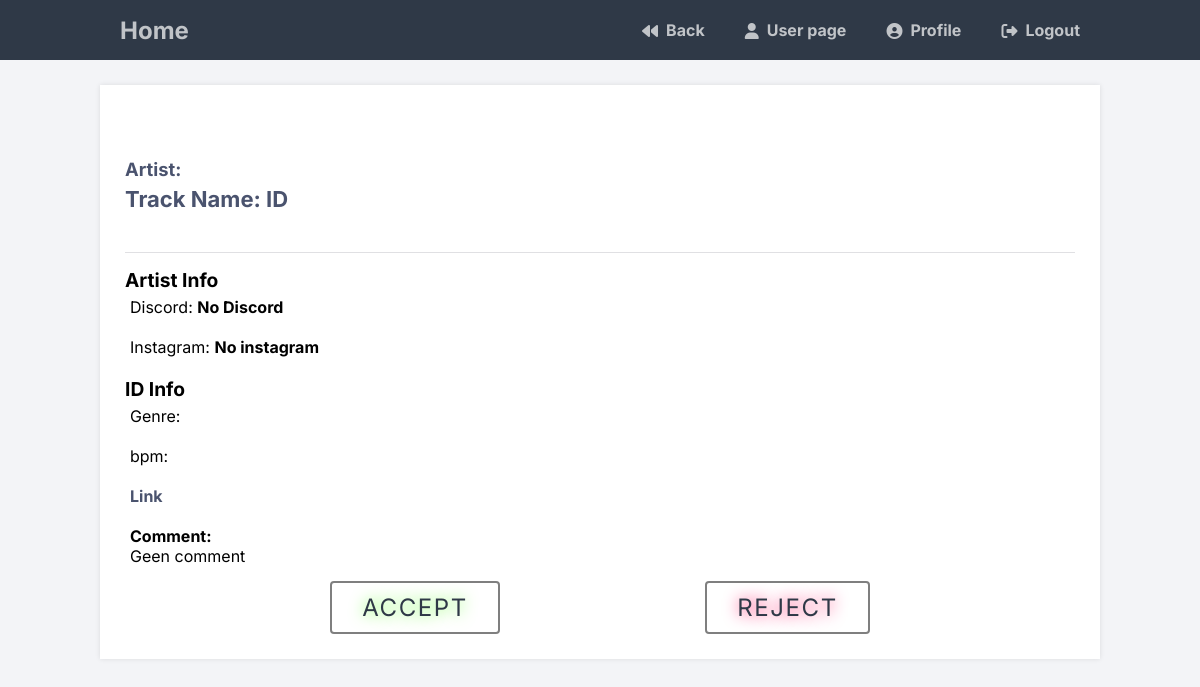
Before: /submits/submit-info.php?view=2 with the older database file.
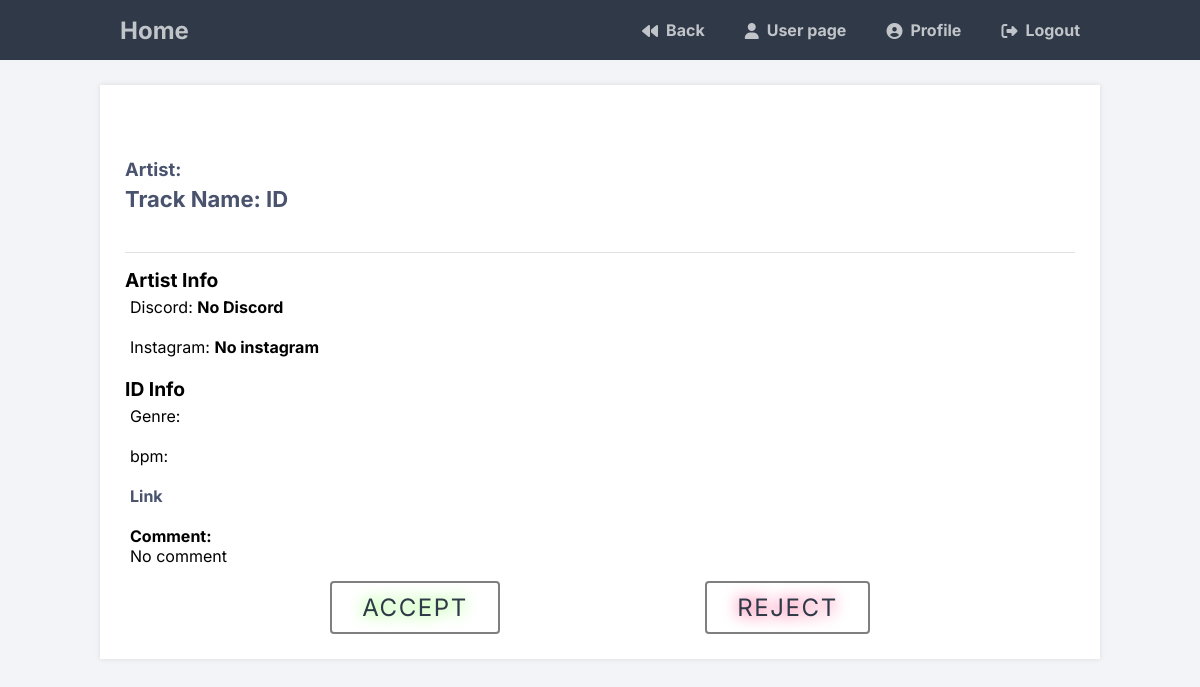
After: the same page with the newer database file.
### tables this page shows
CREATE TABLE IF NOT EXISTS `submits` (
  `id` int(11) NOT NULL AUTO_INCREMENT,
  `email` varchar(50) DEFAULT NULL,
  `artists` varchar(50) DEFAULT NULL,
  `public_title` varchar(50) DEFAULT 'ID',
  `discord` varchar(255) NOT NULL DEFAULT 'No Discord',
  `genre` varchar(50) DEFAULT NULL,
  `bpm` varchar(50) DEFAULT NULL,
  `instagram` varchar(255) DEFAULT 'No instagram',
  `link` varchar(255) DEFAULT 'No Link',
  `comment` text DEFAULT 'No comment',
  `date` date DEFAULT NULL,
  `view` int(11) DEFAULT 0,
  PRIMARY KEY (`id`)
);

### submits/submit-info.php (the view, shortened to what this page needs)
<?php
include_once('config/config.php');
$id = $_GET['view'];
?>
<!DOCTYPE html>
<html lang="en">
<head>
   <link rel="stylesheet" href="css/style.css">
   <link href="css\user.css" rel="stylesheet" type="text/css">
   <link rel="stylesheet" href="css\info-user.css">
   <link rel="stylesheet" href="css\buttons.css">
   <link rel="stylesheet" href="https://cdnjs.cloudflare.com/ajax/libs/font-awesome/6.2.0/css/all.min.css">
</head>
<body class="loggedin">
		<nav class="navtop">
			<div>
            <h1><a href="../index.php">Home</a></h1>
            <a href="submits.php"><i class="fa-solid fa-backward"></i>Back</a>
				<a href="../user.php"><i class="fa-solid fa-user"></i> User page</a>
				<a href="user/profile.php"><i class="fas fa-user-circle"></i>Profile</a>
				<a href="../user\logout.php"><i class="fas fa-sign-out-alt"></i>Logout</a>
			</div>
		</nav>
		<div class="content">
            <?php
                $stmt = $connect->query("SELECT * FROM submits WHERE id = '$id'");
                while ($row = $stmt->fetch()){
            ?>
                <div>
                    <h2>
                        <small> Artist: <?php echo $row["artists"]; ?></small>  <br>
                        <p style="margin-left: -5px;">Track Name: <?php echo $row["public_title"]; ?></p>
                    </h2>
                    <div class="info-artist">
                        <label><b>Artist Info</b></label>
                        <p> Discord: <b><?php echo $row["discord"]; ?></b></p>
                        <p> Instagram: <b><?php echo $row["instagram"]; ?></b></p>
                    </div>
                    <div class="info-id">
                        <label><b>ID Info</b></label>
                        <p> Genre: <b><?php echo $row["genre"]; ?></b></p>
                        <p> bpm: <b><?php echo $row["bpm"]; ?></b></p>
                        <p><a href="<?php echo $row["link"]; ?>">Link</a></p>
                        <p><b>Comment:</b><br><?php echo $row["comment"]; ?></p>
                    </div>
                    <div class="buttons">
                    <a class="button" href="submit-move.php?accept=<?php echo $row['id']; ?>" style="--color: #6eff3e;">
                        Accept
                    </a>
                    <a class="button" href="submit-move.php?reject=<?php echo $row['id']; ?>" style="--color: #ff1867;">
                        Reject
                    </a>
                    </div>
                </div>
            <?php }; ?>
		</div>
	</body>
</html>

### submits/css/style.css (style rules this page uses)
:root { --wit-kleur-: #ffffff; --ag-kleur-: #eaebee; --tweede-kleur-: #C7CCDB; --derde-kleur-: #767B91; --header-kleur-: #0d6a7d; --item-kleur-: #455455; --vijfde-kleur-: #F7C59F; --zesde-kleur-: #4C5B61; }
* { margin: 0; padding: 0; font-family: 'Inter', sans-serif; box-sizing: border-box; }
body { max-width: 100vw; background-color: var(--ag-kleur-); }
html { -webkit-font-smoothing: antialiased; -moz-osx-font-smoothing: grayscale; }
a { color: var(--wit-kleur-); text-decoration: none !important; }

### submits/css/user.css (style rules this page uses)
.navtop { background-color: #2f3947; height: 60px; width: 100%; border: 0; }
.navtop div { display: flex; margin: 0 auto; width: 1000px; height: 100%; }
.navtop div h1, .navtop div a { display: inline-flex; align-items: center; }
.navtop div h1 { flex: 1; font-size: 24px; padding: 0; margin: 0; color: #eaebed; font-weight: normal; }
.navtop div a { padding: 0 20px; text-decoration: none; color: #c1c4c8; font-weight: bold; }
.navtop div a i { padding: 2px 8px 0 0; }
body.loggedin { background-color: #f3f4f7; }
.content { width: 1000px; margin: 0 auto; }
.content h2 { margin-top: 20px; padding: 25px 0; font-size: 22px; border-bottom: 1px solid #e0e0e3; color: #4a536e; }
.content > p, .content > div { box-shadow: 0 0 5px 0 rgba(0, 0, 0, 0.1); margin: 25px 0; padding: 25px; background-color: #fff; }
.content > div p { padding: 5px; margin: 0 0 10px 0; }
.content a { color: #2f3947; }

### submits/css/info-user.css (style rules this page uses)
.info-artist { margin-top: 15px; }
.info-artist label { font-size: larger; }
.info-id { margin-top: 15px; }
.info-id label { font-size: larger; }
.info-id a { color: #4a536e; font-weight: bold; }

### submits/css/buttons.css (style rules this page uses)
:root { --color: black; }
.buttons { display: flex; justify-content: space-evenly; }
.button { position: relative; padding: 10px 30px; font-size: 1.5rem; color: var(--color); border: 2px solid rgba(0, 0, 0, 0.5); border-radius: 4px; text-shadow: 0 0 15px var(--color); text-decoration: none; text-transform: uppercase; letter-spacing: 0.1rem; transition: 0.5s; z-index: 1; }
.button::before { content: ''; position: absolute; top: 0; left: 0; width: 100%; height: 100%; background: var(--color); z-index: -1; transform: scale(0); transition: 0.5s; }

Changed rows visible on the page:
changed submits "ID": comment "Geen comment" → "No comment"
